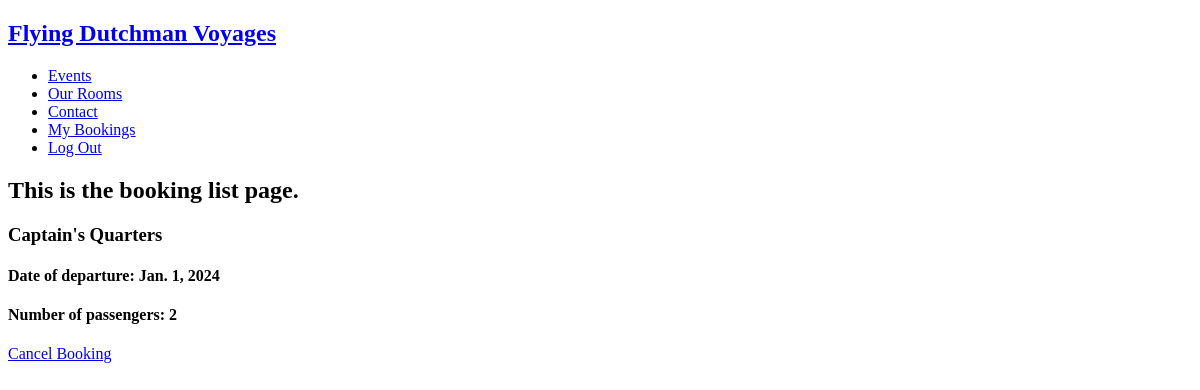
The app's page /manage_bookings/ (signed in), older data.
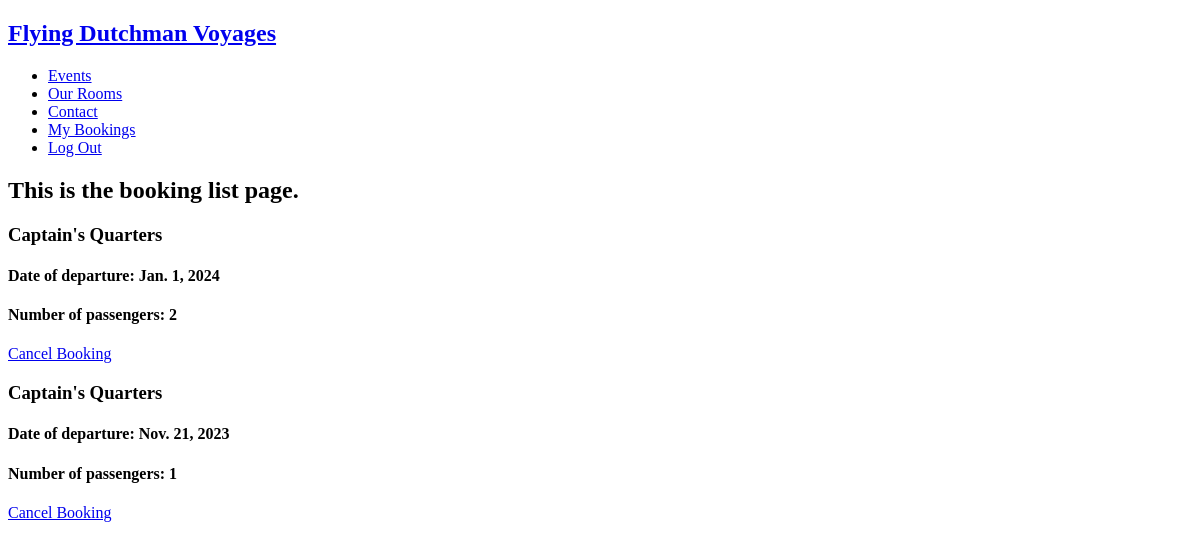
The same page, newer data.
### fd_bookings/models.py (models this page shows, shortened)
class Booking(models.Model):
    user = models.ForeignKey(User, on_delete=models.PROTECT)
    created_on = models.DateTimeField(auto_now_add=True)
    modified_on = models.DateTimeField(auto_now=True)
    booking_date = models.DateField()
    room = models.ForeignKey(Room, on_delete=models.PROTECT, null=True)
    num_passengers = models.PositiveSmallIntegerField()
    total_cost = models.DecimalField(decimal_places=2, max_digits=10, default=0)
    def get_room_name(self):
        room_categories = dict(self.room.ROOM_CATEGORIES)
        room_category = room_categories.get(self.room.category)
        return room_category
    def get_cancel_booking(self):
        return reverse_lazy('fd_bookings:CancelBooking', args=[self.pk])

class Room(models.Model):
    ROOM_CATEGORIES = (
        ('CAPQ', 'Captain\'s Quarters'),
        ('DCBN', 'Double Cabin'),
        ('SCBN', 'Single Cabin'),
        ('CRWH', 'Crew Hammocks'),
    )
    category = models.CharField(max_length=4, choices=ROOM_CATEGORIES)
    number = models.IntegerField()
    beds = models.IntegerField()
    capacity = models.IntegerField()
    room_cost = models.DecimalField(decimal_places=2, max_digits=10, null=True)

### fd_bookings/views.py (the view)
# urls.py: path('manage_bookings/', views.ViewBookingList.as_view(), name='ViewBookingList'),
class ViewBookingList(generic.ListView):
    model = Booking
    template_name = 'fd_bookings/manage_bookings.html'
    def get_queryset(self, *args, **kwargs):
        if self.request.user.is_staff:
            booking_list = Booking.objects.all()
            return booking_list
        else:
            booking_list = Booking.objects.filter(user=self.request.user)
            return booking_list

### fd_bookings/templates/fd_bookings/manage_bookings.html
{% extends 'base.html' %}
{% block content %}
<h2>
    This is the booking list page.
</h2>
{% for booking in booking_list %}
<div>
    <h3>{{ booking.get_room_name }}</h3>
    <h4>Date of departure: {{ booking.booking_date }}</h4>
    <h4>Number of passengers: {{ booking.num_passengers }}</h4>
    <a href="{{ booking.get_cancel_booking }}"><p>Cancel Booking</p></a>
</div>
{% endfor %}
{% endblock %}

Row changes from the older to the newer data that the page shows:
added Booking: get_room_name "Captain's Quarters", booking_date "Nov. 21, 2023", num_passengers "1"
